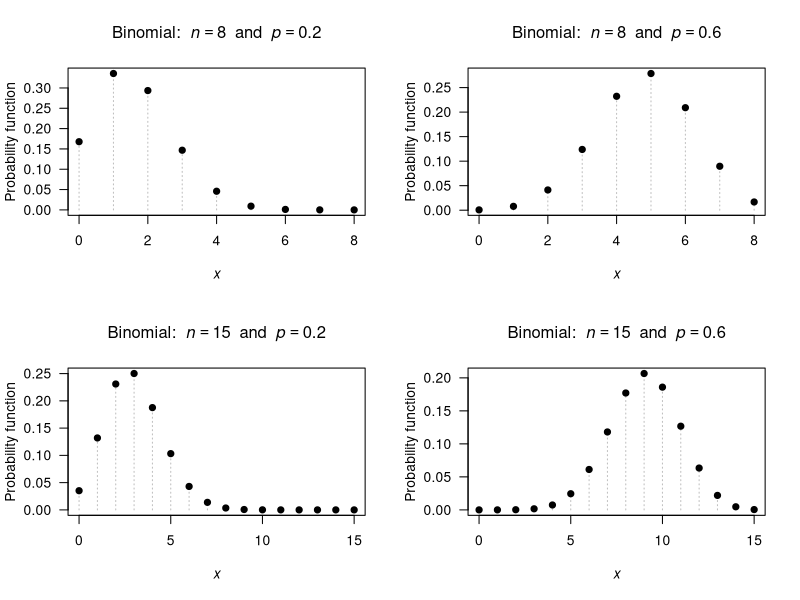
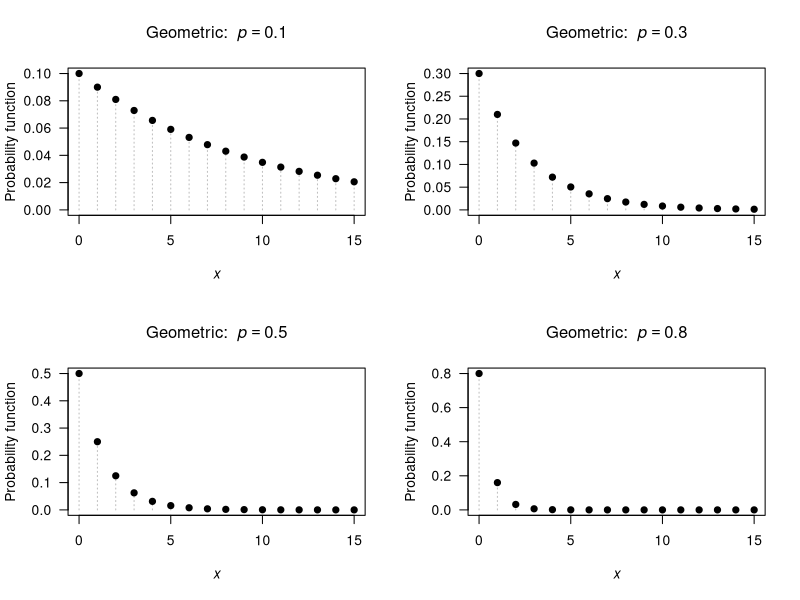
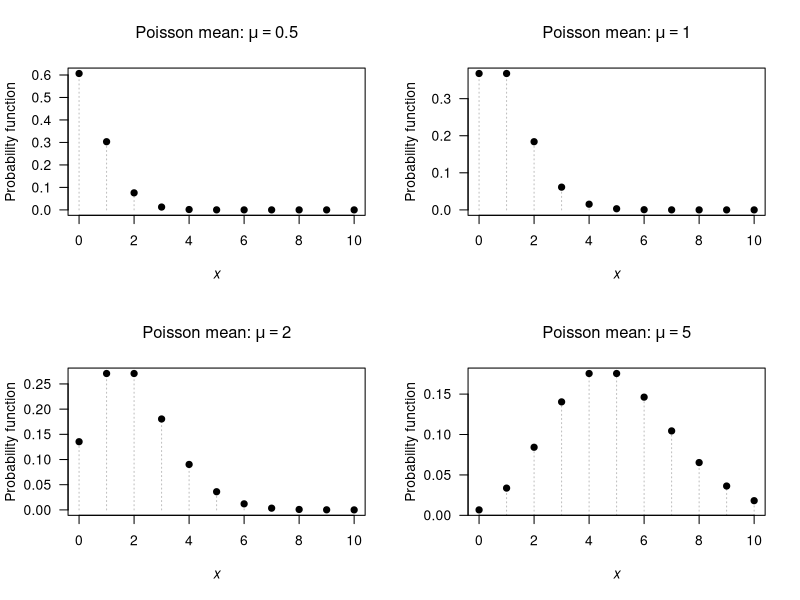
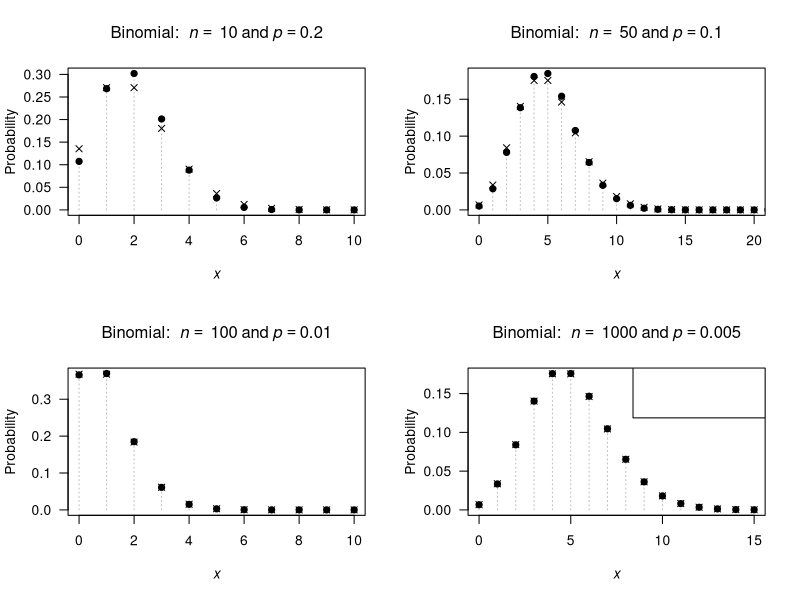

Generate these figures, in order, with R: (Note: this script raises an error after producing the figures.)
## ---- chunk 1
par( mfrow = c(2, 2))

n <- c(8, 8, 
       15, 15)
prob <- c(0.2, 0.6, 
          0.2, 0.6)

for (i in (1:4)) {
  ni <- n[i]
  probi <- prob[i]
  x <-  0:ni
  y <- dbinom(x, 
              size = ni,
              prob = probi)
  
   plot( x = x,
         y = y,
         xlab = expression(italic(x)),
         ylab = "Probability function",
         main = bquote("Binomial: " ~ italic(n) == .(ni) ~ " and " ~ italic(p) == .(probi)),
         las = 1,
         lty = 3,
         col = "grey",
         type = "h")
  points(x = x,
         y = y,
         pch = 19)
  
}
## ---- chunk 2
par( mfrow = c(2, 2))

xmax <- c(15, 15, 15, 15)
p <- c(0.1, 0.3, 
       0.5, 0.8)

for (i in (1:4)) {
  pValue <- p[i]
  x <-  0:xmax[i]
  y <- dgeom(x,
             prob = pValue)
  
   plot( x = x,
         y = y,
         xlim = c(0, xmax[i]),
         xlab = expression(italic(x)),
         ylab = "Probability function",
         main = bquote("Geometric: " ~ italic(p) == .(pValue) ),
         las = 1,
         ylim = c(0, max(y)),
         col = "grey",
         lty = 3,
         type = "h")
  points(x = x,
         y = y,
         pch = 19)
  
}

## ---- chunk 3
sum( dgeom( x = 0:18, # For alt. parameterisation
            prob = 0.02))
pgeom(q = 18, 
      prob = 0.02) # i.e., up to 18 failures at p=0.02
## ---- chunk 4
par( mfrow = c(2, 2))

xmax <- 10
mu <- c(0.5, 1, 2, 5)

for (i in (1:4)) {
  muvalue <- mu[i]
  x <-  0:xmax
  y <- dpois(x, 
             lambda = muvalue )
  
   plot( x = x,
         y = y,
         xlim = c(0, xmax),
         xlab = expression(italic(x)),
         ylab = "Probability function",
         main = bquote("Poisson mean:" ~ mu == .(muvalue)),
         las = 1,
         lty = 3,
         col = "grey",
         type = "h")
  points(x = x,
         y = y,
         pch = 19)
  
}
## ---- chunk 5
BombTable <- array( dim = c(8, 4))
colnames(BombTable) <- c("Hits",
                         "Number of bombs",
                         "Proportion of bombs",
                         "Poisson proportion")
BombTable[, 1] <- 0:7
BombTable[, 2] <- c(229,
                    211,
                    93,
                    35,
                    7,
                    0,
                    0,
                    1)
BombTable[, 3] <- round(BombTable[, 2] / sum(BombTable[, 2]), 4)
lambda <- sum( BombTable[, 1] * BombTable[, 3])

BombTable[, 4] <- dpois(0:7,
                        lambda = lambda )
BombTable[, 4] <- round( BombTable[, 4], 4)
BombTable[ 8, 4] <- 1 - sum( BombTable[1:7, 4])

BombTable.caption <- "The number of flying bomb hits on London during World War II in a 36 square kilometre area of South London. The proportion of the 576 grid squares receiving 0, 1, ...hits was also computed. The observed and empirical probabilities are shown. The Poisson distribution fits the data  well."

if( knitr::is_latex_output() ) {
  knitr::kable( BombTable,
                format = "latex",
                booktabs = TRUE,
                longtable = FALSE,
                linesep = c("", "", "\\addlinespace"),
                col.names = c("Hits",
                              "Number bombs", 
                              "Proportion bombs", 
                              "Poisson proportion"),
                caption = BombTable.caption) %>%
    kable_styling(font_size = 10) %>%
    row_spec(0, bold = TRUE)
}
if( knitr::is_html_output() ) {
  knitr::kable( BombTable,
                format = "html",
                booktabs = TRUE,
                longtable = FALSE,
                linesep = c("", "", "\\addlinespace"),
                col.names = c("Hits",
                              "Number bombs", 
                              "Proportion bombs", 
                              "Poisson proportion"),
                caption = BombTable.caption) %>%
    row_spec(1, bold = TRUE)
}

## ---- chunk 6
par( mfrow = c(2, 2))

n <- c(10, 50, 
       100, 1000)
p <- c(0.2, 0.1, 
       0.010, 0.005)
xmax <- c(10, 20, 
          10, 15)

for (i in (1:4)) {
   pValue <- p[i]
   nValue <- n[i]
   
  x <-  0:n[i]
  y <- dbinom(x, 
              size = n[i],
              prob = p[i])
  
   plot( x = x,
         y = y,
         xlim = c(0, xmax[i]),
         xlab = expression(italic(x)),
         ylab = "Probability",
         main = bquote("Binomial: " ~ italic(n) == ~ .(nValue) ~ "and" ~ italic(p) == .(pValue) ),
         las = 1,
         lty = 3,
         col = "grey",
         type = "h")
  points(x = x,
         y = y,
         pch = 19)

  muPoisson <- nValue * pValue
  xValues <- 0:xmax[i]
  points( x = xValues,
          y = dpois(xValues,
                    lambda = muPoisson),
          pch = 4)
  
  if (i == 4 ){
    legend("topright", 
           col = c("black",
                   plotColour),
           pch = c(1, 19),
           legend = c("Binomial",
                      "Poisson approx."))
  }
  
}

## ---- chunk 7
par( mfrow = c(2, 2))
xmax <- 15

r <- c(1, 3, 
       1, 3)
p <- c(0.2, 0.2, 
       0.6, 0.6)

for (i in (1:4)) {
  rValue <- r[i]
  pValue <- p[i]
  
  x <-  0:xmax
  y <- dnbinom(x, 
              size = r[i],
              prob = p[i])
  
   plot( x = x,
         y = y,
         xlim = c(0, xmax),
         xlab = expression(italic(x)),
         ylab = "Probability",
         main = bquote("Negative binomial: " ~ italic(r) == ~ .(rValue) ~ ";" ~ italic(p) == .(pValue) ),
         las = 1,
         lty = 3,
         col = "grey",
         type = "h")
  points(x = x,
         y = y,
         pch = 19)
  
}

## ---- chunk 8
x.values <- seq(1, 100, 
                by = 1)
1 - sum(dnbinom( x.values, 
                 size = 10, 
                 prob = 0.15))
# Alternatively:
1 - pnbinom(100, 
            size = 10, 
            prob = 0.15)
## ---- chunk 9

xPoints <- 1:5
xCont <- seq(0.1, 5.1, 
             length = 100)

plot( x = c(0, 5.3),
      y = c(0, 25),
      type = "n",
      las = 1,
      ylim = c(0, 30),
      xlab = expression(italic(z)),
      ylab = bquote("Gamma function" ~ Gamma(z)),
      main = expression(paste("The Gamma function"~Gamma(italic(z)))))
lines( x = xCont,
       y = gamma(xCont),
       lwd = 2)
points(x = xPoints,
       y = gamma(xPoints),
       pch = 19)
legend("top",
       pch = c(NA, 19),
       lty = c(1, NA),
       bty = "n",
       lwd = c(2, NA),
       legend = c(bquote("Gamma function" ~ Gamma(italic(z))),
                  expression(paste( group("(", list(italic(z) - 1),")"), "!" ) ) ) )

text(x = xPoints,
     y = gamma(xPoints),
     pos = 3,
     labels = c("0!",
                "1!",
                "2!",
                "3!",
                "4!") )
## ---- chunk 10
pnbinom(360, 
        size = 5, 
        prob = 0.02)
## ---- chunk 11
MitesTab <- array( dim = c(9, 5))

MitesTab[1, ] <- c(0 ,  70 ,  0.467 ,  0.318 ,  0.449)
MitesTab[2, ] <- c(1 ,  38 ,  0.253 ,  0.364 ,  0.261)
MitesTab[3, ] <- c(2 ,  17 ,  0.113 ,  0.209 ,  "0.140")
MitesTab[4, ] <- c(3 ,  10 ,  0.067 ,  "0.080" ,  0.073)
MitesTab[5, ] <- c(4 ,  9 ,  "0.060" ,  0.023 ,  0.038)
MitesTab[6, ] <- c(5 ,  3 ,  "0.020" ,  0.005 ,  0.019)
MitesTab[7, ] <- c(6 ,  2 ,  0.013 ,  0.001 ,  "0.010")
MitesTab[8, ] <- c(7 ,  1 ,  0.007 ,  "0.000" ,  0.005)
MitesTab[9, ] <- c("8+" ,  0 ,  "0.000" ,  "0.000" ,  "0.000")

MitesTab.caption <- "Counts of mites on leaves selected at random from six similar apple trees"

if( knitr::is_latex_output() ) {
   knitr::kable(MitesTab,
                format = "latex",
                booktabs = TRUE,
                longtable = FALSE,
                align = "r",
                linesep = c("", "", "\\addlinespace"),
                col.names = c("No. leaves", 
                              "No. mites",
                              "Empirical prob.",
                              "Poisson prob.",
                              "Neg. bin. prob."),
                caption = MitesTab.caption) %>%
  kable_styling(font_size = 10) %>%
  row_spec(0, bold = TRUE) 
}
if( knitr::is_html_output() ) {
   knitr::kable(MitesTab,
                format = "html",
                booktabs = TRUE,
                longtable = FALSE,
                align = "r",
                linesep = c("", "", "\\addlinespace"),
                col.names = c("No. leaves", 
                              "No. mites",
                              "Empirical prob.",
                              "Poisson prob.",
                              "Neg. bin. prob."),
                caption = MitesTab.caption) %>%
  row_spec(1, bold = TRUE) 
}
## ---- chunk 12
rpois(3, # Generate three random numbers...
      lambda = 4) # ... with mean = 4
## ---- chunk 13
cases <- 0
for (m in (1:12)){
   cases <- cases + rpois(1, 0.5)  
   cat("Month ", m, "; Number of cases so far: ", cases, "\n")
}
## ---- chunk 14
set.seed(10729083)
## ---- chunk 15
numberCasesEndOfYear <- array( dim = 100)

for (sim in (1:1000)) {
   cases <- 0
   for (m in (1:12)){
      cases <- cases + rpois(1, 0.5)  
   }
   numberCasesEndOfYear[sim] <- cases
}
hist( numberCasesEndOfYear,
      las = 1,
      xlim = c(0, 20),
      xlab = "Number of cases in one year",
      main = "Histogram of number of annual cases\n over 1000 simulations")
## ---- chunk 16
Rabbits <- array( dim = c(2, 7) )

Rabbits[1, ] <- c("$x$", 1:6)
Rabbits[2, ] <- c("$n_x$", 247, 63, 20, 4, 2, 1)


if( knitr::is_latex_output() ) {
  knitr::kable(Rabbits, 
               format = "latex",
               booktabs = TRUE,
               align = "r",
               longtable = FALSE,                
               escape = FALSE,
               caption = "The number of rabbits $n_x$ at each trapping who had been previously trapped") %>%
    kable_styling(font_size = 10) %>%
    row_spec(0, bold = TRUE) 
}
if( knitr::is_html_output() ) {
  knitr::kable(Rabbits, 
               format = "html",
               booktabs = TRUE,
               align = "r",
               longtable = FALSE,                
               escape = FALSE,
               caption = "The number of rabbits $n_x$ at each trapping who had been previously trapped") %>%
    kable_styling(font_size = 10) 
}
